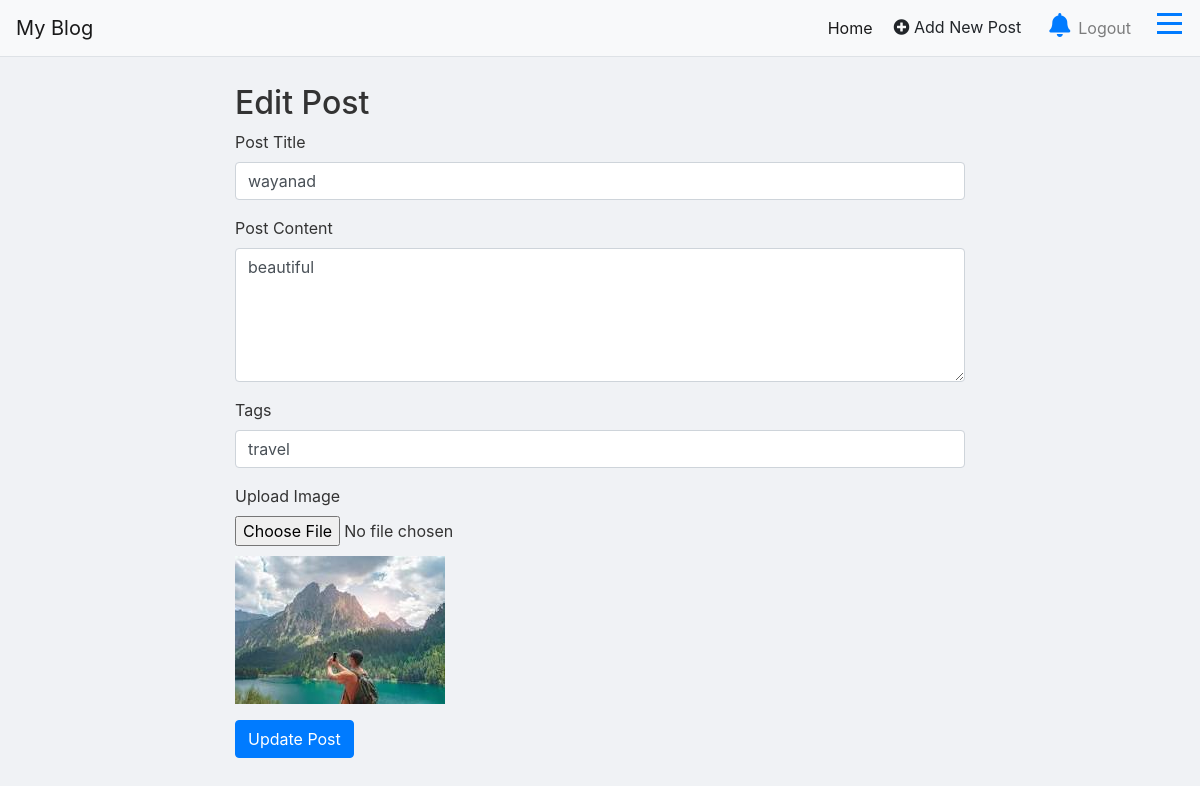
Screenshot of /edit_post/7/ (signed in) with the database file from the repository.
### blog/models.py (models this page shows)
class Post(models.Model):
    title = models.CharField(max_length=100)
    content = models.TextField()
    author = models.ForeignKey(User, on_delete=models.CASCADE)
    tag=models.CharField(max_length=50,blank=True, null=True)
    image = models.ImageField(upload_to='post_images/', blank=True, null=True)  # New image field
    created_at = models.DateTimeField(auto_now_add=True)
    updated_at = models.DateTimeField(auto_now=True)
    is_available = models.BooleanField(default=True)

### blog/views.py (the view, shortened to what this page needs)
# urls.py: path('edit_post/<int:post_id>/', views.edit_post, name='edit_post'),
@login_required
def edit_post(request, post_id):
    post = get_object_or_404(Post, id=post_id)
    return render(request, 'editpost.html', {'post': post})

### templates/editpost.html (shortened to what this page needs)
{% extends "layout/base.html" %}
{% load static %}
{% block content %}
<div class="container mt-4">
    <div class="row justify-content-center">
        <div class="col-md-8">
            <h2>Edit Post</h2>
            <form method="POST" enctype="multipart/form-data" action="{% url 'edit_post' post.id %}" id="editPostForm">
                <div class="form-group">
                    <label for="title">Post Title</label>
                    <input type="text" class="form-control" id="title" name="title" placeholder="Enter post title" value="{{ post.title }}" required>
                </div>
                <div class="form-group">
                    <label for="content">Post Content</label>
                    <textarea class="form-control" id="content" name="content" rows="5" placeholder="Enter post content" required>{{ post.content }}</textarea>
                </div>
                <div class="form-group">
                    <label for="tags">Tags</label>
                    <input type="text" class="form-control" id="tags" name="tags" placeholder="Enter tags, separated by commas" value="{{ post.tag }}">
                </div>
                <div class="form-group">
                    <label for="image">Upload Image</label>
                    <input type="file" class="form-control-file" id="image" name="image">
                    {% if post.image %}
                    <img src="{{ post.image.url }}" alt="Current Image" style="max-width: 100%; margin-top: 10px;">
                    {% endif %}
                </div>
                <button type="submit" class="btn btn-primary">Update Post</button>
            </form>
        </div>
    </div>
</div>
{% endblock %}

### templates/layout/base.html (style rules this page uses)
body { background-color: #f0f2f5; color: #333; padding-top: 60px; }
.btn-primary { background-color: #007bff; border-color: #007bff; }

### rows the page displays
Post: title "wayanad", content "beautiful", tags "travel", image (picture)
